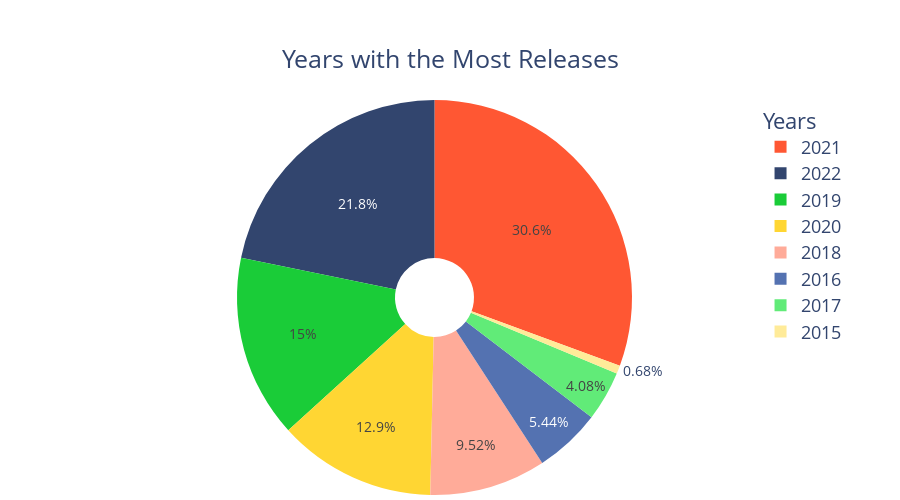

Notebook source saved alongside this figure:
### Markdown cell above
# Graph 2
# `Plotting A Hallow Pie Chart`
* This Pie chart show us the year with the most rleases
Here we also added a couple of customs to have the graph look self explanatory and this are listed below:
* we ploted using values gotten from `releasedDate_counts(subset)`(gotten from our previous cleaning above) the main porpose of this graph was to give a viusal representation of of the year with the highest production making it easy to know what the the rate at which the industry's has been growing over the years.
* we added different colors this  time to the plot to  have a even more presentable view of our data.
* title  was placed at the center

### Code cell
colors = ['#ff5733','#32456E','#1ACC38', '#ffd633']
fig_2 = px.pie(subset, values=releasedDate_counts.values,
             names=releasedDate_counts.index,
             hole=0.2,
            color_discrete_sequence=colors)
fig_2.update_traces(textfont=dict(size=14),hovertemplate='Year = %{label}<br>Released =  %{value}<br>precentage = %{percent}')

fig_2.update_layout(
    title_text='Years with the Most Releases', title_x=.5, title_y=.9,
    font=dict(size=18, color= '#32456E'),
    legend=dict(title_text='Years'),
    margin=dict(l=0, r=0, t=100, b=0),
    height=500)
fig_2.show()

### Figure 1 — Plotly figure (JSON) as saved in the notebook; plotly's stock layout.template omitted (floating-point values rounded to 4 significant figures)
{"data": [{"domain": {"x": [0, 1], "y": [0, 1]}, "hole": 0.2, "hovertemplate": "Year = %{label}<br>Released =  %{value}<br>precentage = %{percent}", "labels": [2021, 2022, 2019, 2020, 2018, 2016, 2017, 2015], "legendgroup": "", "name": "", "showlegend": true, "textfont": {"size": 14}, "type": "pie", "values": [45, 32, 22, 19, 14, 8, 6, 1]}], "layout": {"font": {"color": "#32456E", "size": 18}, "height": 500, "legend": {"title": {"text": "Years"}, "tracegroupgap": 0}, "margin": {"b": 0, "l": 0, "r": 0, "t": 100}, "piecolorway": ["#ff5733", "#32456E", "#1ACC38", "#ffd633"], "title": {"text": "Years with the Most Releases", "x": 0.5, "y": 0.9}}}
